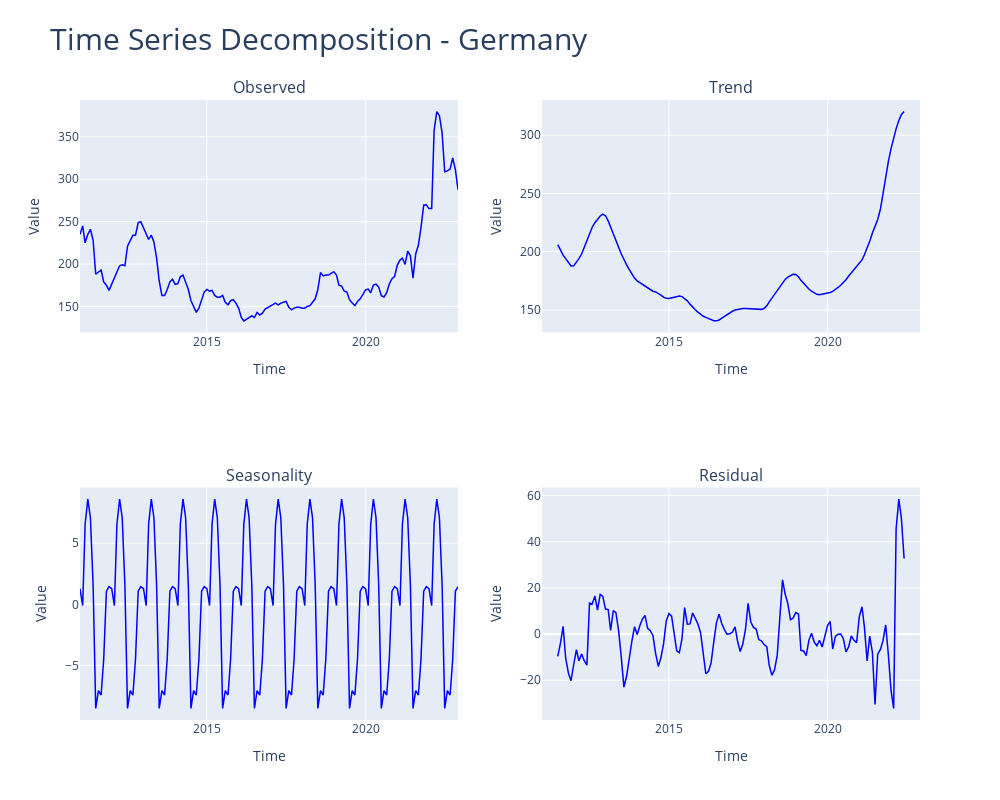

The notebook cell this image was saved under:
### Markdown cell above
## Germany - Seasonal decomposition

### Code cell
seasonal_decompose = seasonal_decompose(germany_wheat_prices, model='additive')
plot_decomposition(seasonal_decompose, 'Germany')

### Figure 1 — Plotly figure (JSON) as saved in the notebook; plotly's stock layout.template omitted (floating-point values rounded to 4 significant figures; data arrays with more than 128 entries replaced by an {"elided": "..."} marker saying what was removed)
{"data": [{"line": {"color": "#0000ff", "width": 1.5}, "name": "Observed", "type": "scatter", "x": {"elided": "144 str values"}, "xaxis": "x", "y": {"elided": "144 float values"}, "yaxis": "y"}, {"line": {"color": "#0000ff", "width": 1.5}, "name": "Trend", "type": "scatter", "x": {"elided": "144 str values"}, "xaxis": "x2", "y": {"elided": "144 float values"}, "yaxis": "y2"}, {"line": {"color": "#0000ff", "width": 1.5}, "name": "Seasonality", "type": "scatter", "x": {"elided": "144 str values"}, "xaxis": "x3", "y": {"elided": "144 float values"}, "yaxis": "y3"}, {"line": {"color": "#0000ff", "width": 1.5}, "name": "Residual", "type": "scatter", "x": {"elided": "144 str values"}, "xaxis": "x4", "y": {"elided": "144 float values"}, "yaxis": "y4"}], "layout": {"annotations": [{"font": {"size": 16}, "showarrow": false, "text": "Observed", "x": 0.225, "xanchor": "center", "xref": "paper", "y": 1, "yanchor": "bottom", "yref": "paper"}, {"font": {"size": 16}, "showarrow": false, "text": "Trend", "x": 0.775, "xanchor": "center", "xref": "paper", "y": 1, "yanchor": "bottom", "yref": "paper"}, {"font": {"size": 16}, "showarrow": false, "text": "Seasonality", "x": 0.225, "xanchor": "center", "xref": "paper", "y": 0.375, "yanchor": "bottom", "yref": "paper"}, {"font": {"size": 16}, "showarrow": false, "text": "Residual", "x": 0.775, "xanchor": "center", "xref": "paper", "y": 0.375, "yanchor": "bottom", "yref": "paper"}], "height": 800, "showlegend": false, "title": {"font": {"size": 30}, "text": "Time Series Decomposition - Germany"}, "width": 1000, "xaxis": {"anchor": "y", "domain": [0, 0.45], "title": {"text": "Time"}}, "xaxis2": {"anchor": "y2", "domain": [0.55, 1], "title": {"text": "Time"}}, "xaxis3": {"anchor": "y3", "domain": [0, 0.45], "title": {"text": "Time"}}, "xaxis4": {"anchor": "y4", "domain": [0.55, 1], "title": {"text": "Time"}}, "yaxis": {"anchor": "x", "domain": [0.625, 1], "title": {"text": "Value"}}, "yaxis2": {"anchor": "x2", "domain": [0.625, 1], "title": {"text": "Value"}}, "yaxis3": {"anchor": "x3", "domain": [0, 0.375], "title": {"text": "Value"}}, "yaxis4": {"anchor": "x4", "domain": [0, 0.375], "title": {"text": "Value"}}}}
